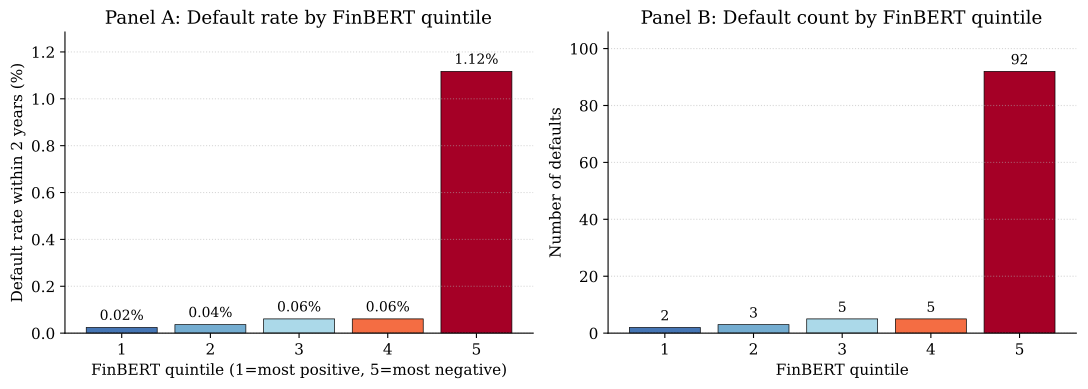

Reproduce this figure in Python.
"""
figure1_quintile_chart.py
=========================
Figure 1: Default rate by FinBERT quintile (bar chart visualization
of Table 5).

Outputs:
    output/figures/figure1_quintile_chart.pdf
    output/figures/figure1_quintile_chart.png
"""

import os
import sys
import numpy as np
import pandas as pd
import matplotlib.pyplot as plt
import matplotlib

matplotlib.rcParams['font.family'] = 'serif'
matplotlib.rcParams['font.size'] = 11

sys.path.insert(0, os.path.dirname(os.path.dirname(os.path.abspath(__file__))))

from src.regression_utils import prepare_sample


def main():
    here = os.path.dirname(os.path.abspath(__file__))
    root = os.path.dirname(here)
    panel = pd.read_csv(os.path.join(root, 'data', 'panel_smm_ready.csv'))
    panel = prepare_sample(panel)

    sub = panel.dropna(subset=['s_finbert', 'def_within_2']).copy()
    sub['fb_quintile'] = sub.groupby('fyear')['s_finbert'].transform(
        lambda x: pd.qcut(x, q=5, labels=False, duplicates='drop') + 1
    )

    rates = []
    counts = []
    for q in [1, 2, 3, 4, 5]:
        qsub = sub[sub['fb_quintile'] == q]
        rates.append(100 * qsub['def_within_2'].mean())
        counts.append(int(qsub['def_within_2'].sum()))

    fig, (ax1, ax2) = plt.subplots(1, 2, figsize=(11, 4))

    # Left panel: default rate
    bars1 = ax1.bar(range(1, 6), rates,
                      color=['#4575b4', '#74add1', '#abd9e9',
                             '#f46d43', '#a50026'],
                      edgecolor='black', linewidth=0.5)
    ax1.set_xlabel('FinBERT quintile (1=most positive, 5=most negative)')
    ax1.set_ylabel('Default rate within 2 years (%)')
    ax1.set_title('Panel A: Default rate by FinBERT quintile')
    ax1.set_xticks(range(1, 6))
    for bar, val in zip(bars1, rates):
        ax1.text(bar.get_x() + bar.get_width() / 2, bar.get_height() + 0.02,
                  f'{val:.2f}%', ha='center', va='bottom', fontsize=10)
    ax1.set_ylim(0, max(rates) * 1.15)
    ax1.grid(axis='y', linestyle=':', alpha=0.5)
    ax1.spines['top'].set_visible(False)
    ax1.spines['right'].set_visible(False)

    # Right panel: count of defaults
    bars2 = ax2.bar(range(1, 6), counts,
                      color=['#4575b4', '#74add1', '#abd9e9',
                             '#f46d43', '#a50026'],
                      edgecolor='black', linewidth=0.5)
    ax2.set_xlabel('FinBERT quintile')
    ax2.set_ylabel('Number of defaults')
    ax2.set_title('Panel B: Default count by FinBERT quintile')
    ax2.set_xticks(range(1, 6))
    for bar, val in zip(bars2, counts):
        ax2.text(bar.get_x() + bar.get_width() / 2, bar.get_height() + 1.5,
                  f'{val}', ha='center', va='bottom', fontsize=10)
    ax2.set_ylim(0, max(counts) * 1.15)
    ax2.grid(axis='y', linestyle=':', alpha=0.5)
    ax2.spines['top'].set_visible(False)
    ax2.spines['right'].set_visible(False)

    plt.tight_layout()

    out_dir = os.path.join(root, 'output', 'figures')
    os.makedirs(out_dir, exist_ok=True)
    pdf_path = os.path.join(out_dir, 'figure1_quintile_chart.pdf')
    png_path = os.path.join(out_dir, 'figure1_quintile_chart.png')
    plt.savefig(pdf_path, bbox_inches='tight')
    plt.savefig(png_path, bbox_inches='tight', dpi=150)
    plt.close()

    print(f"✓ Saved: {pdf_path}")
    print(f"✓ Saved: {png_path}")


if __name__ == "__main__":
    main()
